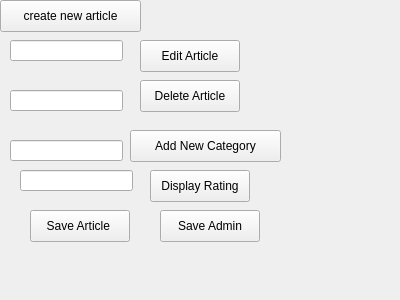
<?xml version="1.0" encoding="UTF-8"?>
<ui version="4.0">
 <class>Admin</class>
 <widget class="QWidget" name="Admin">
  <property name="geometry">
   <rect>
    <x>0</x>
    <y>0</y>
    <width>400</width>
    <height>300</height>
   </rect>
  </property>
  <property name="windowTitle">
   <string>Form</string>
  </property>
  <widget class="QPushButton" name="CreateAndPublishNewArticle">
   <property name="geometry">
    <rect>
     <x>0</x>
     <y>0</y>
     <width>141</width>
     <height>32</height>
    </rect>
   </property>
   <property name="text">
    <string>create new article</string>
   </property>
  </widget>
  <widget class="QPushButton" name="EditArticle">
   <property name="geometry">
    <rect>
     <x>140</x>
     <y>40</y>
     <width>100</width>
     <height>32</height>
    </rect>
   </property>
   <property name="text">
    <string>Edit Article</string>
   </property>
  </widget>
  <widget class="QPushButton" name="DeleteArticle">
   <property name="geometry">
    <rect>
     <x>140</x>
     <y>80</y>
     <width>100</width>
     <height>32</height>
    </rect>
   </property>
   <property name="text">
    <string>Delete Article</string>
   </property>
  </widget>
  <widget class="QPushButton" name="AddNewCategoryButton">
   <property name="geometry">
    <rect>
     <x>130</x>
     <y>130</y>
     <width>151</width>
     <height>32</height>
    </rect>
   </property>
   <property name="text">
    <string>Add New Category</string>
   </property>
  </widget>
  <widget class="QLineEdit" name="DeleteArticlelineEdit">
   <property name="geometry">
    <rect>
     <x>10</x>
     <y>90</y>
     <width>113</width>
     <height>21</height>
    </rect>
   </property>
  </widget>
  <widget class="QLineEdit" name="EditArticlelineEdit">
   <property name="geometry">
    <rect>
     <x>10</x>
     <y>40</y>
     <width>113</width>
     <height>21</height>
    </rect>
   </property>
  </widget>
  <widget class="QLineEdit" name="DisplayAverageRatinglineEdit">
   <property name="geometry">
    <rect>
     <x>20</x>
     <y>170</y>
     <width>113</width>
     <height>21</height>
    </rect>
   </property>
   <property name="text">
    <string/>
   </property>
  </widget>
  <widget class="QPushButton" name="DisplayAvergaeRatingButton">
   <property name="geometry">
    <rect>
     <x>150</x>
     <y>170</y>
     <width>100</width>
     <height>32</height>
    </rect>
   </property>
   <property name="text">
    <string>Display Rating</string>
   </property>
  </widget>
  <widget class="QPushButton" name="SaveArticleButton">
   <property name="geometry">
    <rect>
     <x>30</x>
     <y>210</y>
     <width>100</width>
     <height>32</height>
    </rect>
   </property>
   <property name="text">
    <string>Save Article </string>
   </property>
  </widget>
  <widget class="QPushButton" name="SaveAdminButton">
   <property name="geometry">
    <rect>
     <x>160</x>
     <y>210</y>
     <width>100</width>
     <height>32</height>
    </rect>
   </property>
   <property name="text">
    <string>Save Admin</string>
   </property>
  </widget>
  <widget class="QLabel" name="DeleteArticleUpdate">
   <property name="geometry">
    <rect>
     <x>260</x>
     <y>90</y>
     <width>58</width>
     <height>16</height>
    </rect>
   </property>
   <property name="text">
    <string/>
   </property>
  </widget>
  <widget class="QLabel" name="DisplayRatingUpdate">
   <property name="geometry">
    <rect>
     <x>280</x>
     <y>180</y>
     <width>58</width>
     <height>16</height>
    </rect>
   </property>
   <property name="text">
    <string/>
   </property>
  </widget>
  <widget class="QLabel" name="SaveArticleUpdate">
   <property name="geometry">
    <rect>
     <x>40</x>
     <y>250</y>
     <width>58</width>
     <height>16</height>
    </rect>
   </property>
   <property name="text">
    <string/>
   </property>
  </widget>
  <widget class="QLabel" name="SaveAdminUpdate">
   <property name="geometry">
    <rect>
     <x>200</x>
     <y>250</y>
     <width>58</width>
     <height>16</height>
    </rect>
   </property>
   <property name="text">
    <string/>
   </property>
  </widget>
  <widget class="QLineEdit" name="AddCategorylineEdit">
   <property name="geometry">
    <rect>
     <x>10</x>
     <y>140</y>
     <width>113</width>
     <height>21</height>
    </rect>
   </property>
  </widget>
  <widget class="QLabel" name="AddCategoryUpdate">
   <property name="geometry">
    <rect>
     <x>270</x>
     <y>140</y>
     <width>58</width>
     <height>16</height>
    </rect>
   </property>
   <property name="text">
    <string/>
   </property>
  </widget>
 </widget>
 <resources/>
 <connections/>
</ui>
